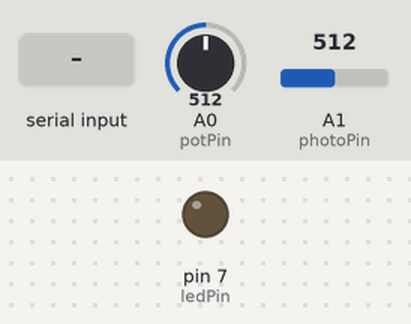
The sketch below on a simulated Arduino Uno, built with avr-gcc and run on an emulated ATmega328P. Parts: output pins drawn as LEDs (lit = HIGH). Inputs (shaded band) come from the test bench; at power-on: A0 (potPin) = 512, A1 (photoPin) = 512. What the sketch prints to the serial monitor is not drawn.

Above: at 1.2 s.
1.3 s: "1" received over Serial
At 2.5 s:
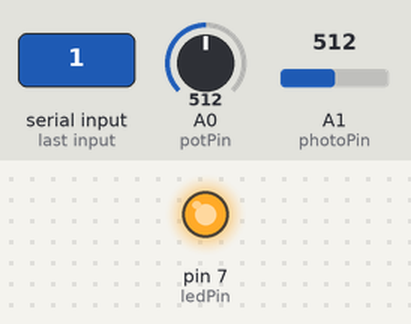
2.8 s: "0" received over Serial
At 3.2 s:
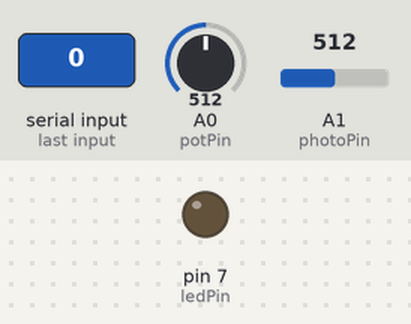
Timing chart, 0 to 5.8 s (numbered marks = the images above; inputs shaded):
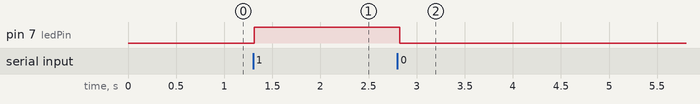

The sketch:

Triangles_Arduino.ino
```cpp
//FOR ARDUINO CONSOLE
//code has been referenced from multiple locations
// tutorial on arduino and processing communication: https://maker.pro/arduino/tutorial/how-to-make-arduino-and-processing-ide-communicate
// harshikajain  x  sisiyu

int ledPin = 7;
int potPin = A0; //initialise potentiometer
int photoPin = A1; //initialise photosensor
int potOutput;
int photoReading;

void setup() {
  pinMode(ledPin, OUTPUT);
  Serial.begin(9600);
}

void loop() {
  potOutput = analogRead(potPin);
  photoReading = analogRead (photoPin);
//  Serial.println(photoReading);

//  only one mappedOutput should be used at a time otherwise the processing console gets confused since it
//   receives different values from 2 sensors at the same time

//   int mappedOutput = map(potOutput, 0, 1023, 0, 255); //map the potentiometer output
  int mappedOutputB = map(photoReading, 0, 1023, 0, 255); //map photosensor output

//  Serial.println(mappedOutput);
  Serial.println(mappedOutputB);


//  Serial.write(mappedOutput); //for sending signals to processing to pick

  if (Serial.available ( ) > 0) { // Checking if the Processing IDE has send a value or not
    char state = Serial.read ( ); // Reading the data received and saving in the state variable

    if (state == '1') { // If received data is '1', then turn on LED
      digitalWrite (ledPin, HIGH);
    }

    if (state == '0') { // If received data is '0', then turn off led
      digitalWrite (ledPin, LOW);
    }
  }

  delay(50);
}
```

Measured:
- after the input at 1.3 s, pin 7 (ledPin): LOW → HIGH at once
- after the input at 2.8 s, pin 7 (ledPin): HIGH → LOW at once
